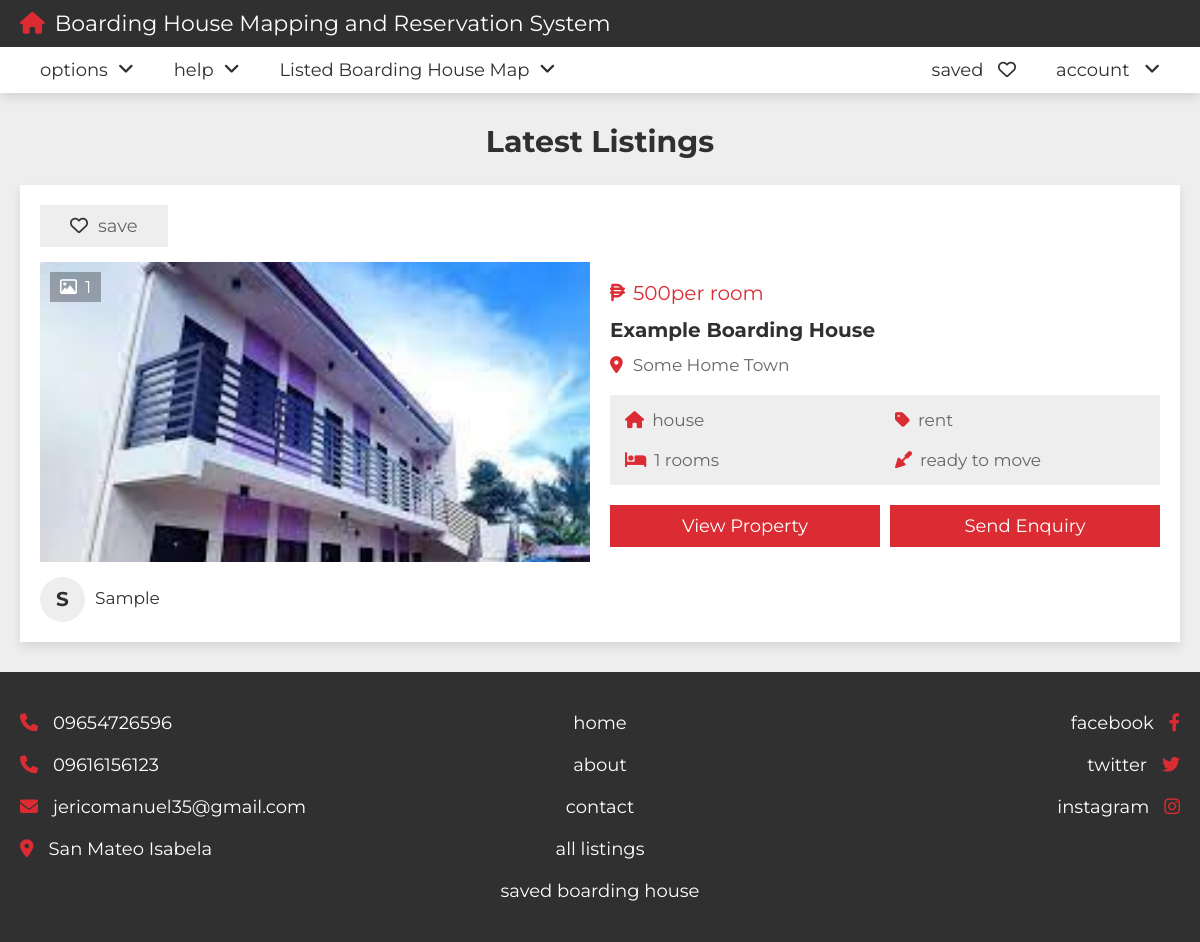
Screenshot of /search.php with the database file from the repository.
### tables this page shows
CREATE TABLE IF NOT EXISTS `property` (
  `id` varchar(20) NOT NULL,
  `user_id` varchar(20) NOT NULL,
  `property_name` varchar(50) NOT NULL,
  `address` varchar(100) NOT NULL,
  `price` varchar(50) NOT NULL,
  `type` varchar(50) NOT NULL,
  `offer` varchar(50) NOT NULL,
  `status` varchar(50) NOT NULL,
  `rooms` varchar(50) NOT NULL,
  `deposite` varchar(50) NOT NULL,
  `bedroom` varchar(50) NOT NULL,
  `bathroom` varchar(50) NOT NULL,
  `availability` varchar(50) NOT NULL,
  `wifi_connection` varchar(50) NOT NULL,
  `water_supply` varchar(50) NOT NULL,
  `electricity` varchar(50) NOT NULL,
  `parking_area` varchar(50) NOT NULL,
  `school_area` varchar(50) NOT NULL,
  `image_01` varchar(50) NOT NULL,
  `image_02` varchar(50) NOT NULL,
  `image_03` varchar(50) NOT NULL,
  `image_04` varchar(50) NOT NULL,
  `image_05` varchar(50) NOT NULL,
  `description` varchar(1000) NOT NULL,
  `date` date DEFAULT NULL
);

CREATE TABLE IF NOT EXISTS `users` (
  `id` varchar(20) NOT NULL,
  `name` varchar(50) NOT NULL,
  `number` varchar(10) NOT NULL,
  `email` varchar(50) NOT NULL,
  `password` varchar(50) NOT NULL,
  `remarks` varchar(50) NOT NULL
);

### search.php (the view, shortened to what this page needs)
<?php
include 'components/connect.php';
if(isset($_COOKIE['user_id'])){
   $user_id = $_COOKIE['user_id'];
}else{
   $user_id = '';
}
?>
<!DOCTYPE html>
<html lang="en">
<head>
   <link rel="stylesheet" href="https://cdnjs.cloudflare.com/ajax/libs/font-awesome/6.2.0/css/all.min.css">
   <link rel="stylesheet" href="css/style.css">
</head>
<body>
<?php include 'components/home_header.php'; ?>
<?php
if(isset($_POST['h_search'])){
   $h_location = $_POST['h_location'];
   $h_location = filter_var($h_location, FILTER_SANITIZE_STRING);
   $h_type = $_POST['h_type'];
   $h_type = filter_var($h_type, FILTER_SANITIZE_STRING);
   $h_offer = $_POST['h_offer'];
   $h_offer = filter_var($h_offer, FILTER_SANITIZE_STRING);
   $h_min = $_POST['h_min'];
   $h_min = filter_var($h_min, FILTER_SANITIZE_STRING);
   $h_max = $_POST['h_max'];
   $h_max = filter_var($h_max, FILTER_SANITIZE_STRING);
   $select_properties = $conn->prepare("SELECT * FROM `property` WHERE address LIKE '%{$h_location}%' AND type LIKE '%{$h_type}%' AND offer LIKE '%{$h_offer}%' AND price BETWEEN $h_min AND $h_max ORDER BY date DESC");
   $select_properties->execute();
}else{
   $select_properties = $conn->prepare("SELECT * FROM `property` ORDER BY date DESC LIMIT 6");
   $select_properties->execute();
}
?>
<section class="listings">
   <?php
      if(isset($_POST['h_search']) or isset($_POST['filter_search'])){
         echo '<h1 class="heading">search results</h1>';
      }else{
         echo '<h1 class="heading">latest listings</h1>';
      }
   ?>
   <div class="box-container">
      <?php
         if($select_properties->rowCount() > 0){
            while($fetch_property = $select_properties->fetch(PDO::FETCH_ASSOC)){
            $select_user = $conn->prepare("SELECT * FROM `users` WHERE id = ?");
            $select_user->execute([$fetch_property['user_id']]);
            $fetch_user = $select_user->fetch(PDO::FETCH_ASSOC);
            if(!empty($fetch_property['image_02'])){
               $image_coutn_02 = 1;
            }else{
               $image_coutn_02 = 0;
            }
            if(!empty($fetch_property['image_03'])){
               $image_coutn_03 = 1;
            }else{
               $image_coutn_03 = 0;
            }
            if(!empty($fetch_property['image_04'])){
               $image_coutn_04 = 1;
            }else{
               $image_coutn_04 = 0;
            }
            if(!empty($fetch_property['image_05'])){
               $image_coutn_05 = 1;
            }else{
               $image_coutn_05 = 0;
            }
            $total_images = (1 + $image_coutn_02 + $image_coutn_03 + $image_coutn_04 + $image_coutn_05);
            $select_saved = $conn->prepare("SELECT * FROM `saved` WHERE property_id = ? and user_id = ?");
            $select_saved->execute([$fetch_property['id'], $user_id]);
      ?>
      <form action="" method="POST">
         <div class="box">
            <?php
               if($select_saved->rowCount() > 0){
            ?>
            <button type="submit" name="save" class="save"><i class="fas fa-heart"></i><span>saved</span></button>
            <?php
               }else{
            ?>
            <button type="submit" name="save" class="save"><i class="far fa-heart"></i><span>save</span></button>
            <?php
               }
            ?>
            <div class="thumb">
               <p class="total-images"><i class="far fa-image"></i><span><?= $total_images; ?></span></p>
               <img src="uploaded_files/<?= $fetch_property['image_01']; ?>" alt="">
            </div>
            <div class="admin">
               <h3><?= substr($fetch_user['name'], 0, 1); ?></h3>
               <div>
                  <p><?= $fetch_user['name']; ?></p>
               </div>
            </div>
         </div>
         <div class="box">
            <div class="price"><i class="fa-solid fa-peso-sign"></i><span><?= $fetch_property['price']; ?>per room</span></div>
            <h3 class="name"><?= $fetch_property['property_name']; ?></h3>
            <p class="location"><i class="fas fa-map-marker-alt"></i><span><?= $fetch_property['address']; ?></span></p>
            <div class="flex">
               <p><i class="fas fa-house"></i><span><?= $fetch_property['type']; ?></span></p>
               <p><i class="fas fa-tag"></i><span><?= $fetch_property['offer']; ?></span></p>
               <p><i class="fas fa-bed"></i><span><?= $fetch_property['rooms']; ?> rooms</span></p>
               <p><i class="fas fa-trowel"></i><span><?= $fetch_property['status']; ?></span></p>
            </div>
            <div class="flex-btn">
               <a href="view_property.php?get_id=<?= $fetch_property['id']; ?>" class="btn">view property</a>
               <input type="submit" value="send enquiry" name="send" class="btn">
            </div>
         </div>
      </form>
      <?php
         }
      }else{
         echo '<p class="empty">no results found!</p>';
      }
      ?>
   </div>
</section>
<?php include 'components/footer.php'; ?>
</body>
</html>

### css/style.css (style rules this page uses)
:root { --main-color:#DA2C32; --light-color:#666; --light-bg:#eee; --white:#fff; --black:#303030; --border:.1rem solid var(--light-color); --box-shodow:0 .5rem 1rem rgba(0,0,0,.1); }
* { font-family: 'Montserrat', sans-serif; margin: 0; padding: 0; box-sizing: border-box; outline: none; border: none; text-decoration: none; }
html { font-size: 62.5%; overflow-x: hidden; scroll-behavior: smooth; scroll-padding-top: 10rem; }
body { background-color: var(--light-bg); }
section { padding: 3rem 2rem; max-width: 1200px; margin: 0 auto; }
.heading { text-align: center; padding-bottom: 2.5rem; font-size: 3rem; color: var(--black); text-transform: capitalize; }
.btn, .inline-btn { margin-top: 1rem; padding: 1rem 3rem; background-color: var(--main-color); color: var(--white); cursor: pointer; text-align: center; font-size: 1.8rem; text-transform: capitalize; }
.btn { display: block; width: 100%; }
.flex-btn { display: flex; gap: 1rem; justify-content: space-between; align-items: flex-end; }
.listings .box-container { display: grid; row-gap: 2rem; }
.listings .box-container form { background-color: var(--white); box-shadow: var(--box-shodow); padding: 2rem; display: flex; gap: 2rem; flex-wrap: wrap; align-items: center; }
.listings .box-container form .box { flex: 1 1 40rem; overflow-x: hidden; }
.listings .box-container form .box .thumb { height: 30rem; position: relative; margin: 1.5rem 0; }
.listings .box-container form .box .thumb img { height: 100%; width: 100%; object-fit: cover; }
.listings .box-container form .box .save { padding: 1rem 3rem; background-color: var(--light-bg); font-size: 1.8rem; cursor: pointer; }
.listings .box-container form .box .save i { margin-right: 1rem; color: var(--black); }
.listings .box-container form .box .save span { color: var(--light-color); }
.listings .box-container form .box .thumb .total-images { position: absolute; top: 1rem; left: 1rem; background-color: rgba(0,0,0,.3); color: var(--white); padding:.5rem 1rem; font-size: 1.7rem; }
.listings .box-container form .box .thumb .total-images i { margin-right: .8rem; }
.listings .box-container form .box .admin { display: flex; align-items: center; gap: 1rem; }
.listings .box-container form .box .admin h3 { height: 4.5rem; line-height: 4.4rem; width: 4.5rem; border-radius: 50%; font-size: 2rem; color: var(--black); background-color: var(--light-bg); text-align:center; text-transform: uppercase; }
.listings .box-container form .box .admin p { padding-bottom: .3rem; color: var(--black); font-size: 1.7rem; }
.listings .box-container form .box .price { font-size: 2rem; color: var(--main-color); }
.listings .box-container form .box .price i { margin-right: .8rem; }
.listings .box-container form .box .name { font-size: 2rem; padding: 1rem 0; color: var(--black); line-height: 1.5; text-overflow: ellipsis; }
.listings .box-container form .box .location { font-size: 1.7rem; color: var(--light-color); padding-bottom: 1rem; }
.listings .box-container form .box .location i { margin-right: 1rem; color: var(--main-color); }
.listings .box-container form .box .flex { margin: 1rem 0; background-color: var(--light-bg); padding: 1.5rem; display: flex; flex-wrap: wrap; justify-content: space-between; gap: 2rem; }
.listings .box-container form .box .flex p { font-size: 1.7rem; flex: 1 1 20rem; }
.listings .box-container form .box .flex p i { color: var(--main-color); margin-right: .8rem; }
.listings .box-container form .box .flex p span { color: var(--light-color); }

### rows the page displays
property: total_images "1", image_01 (picture), user.name "S", user.name "Sample", price "500", property_name "Example Boarding House", address "Some Home Town", type "house", offer "rent", rooms "1", status "ready to move"
